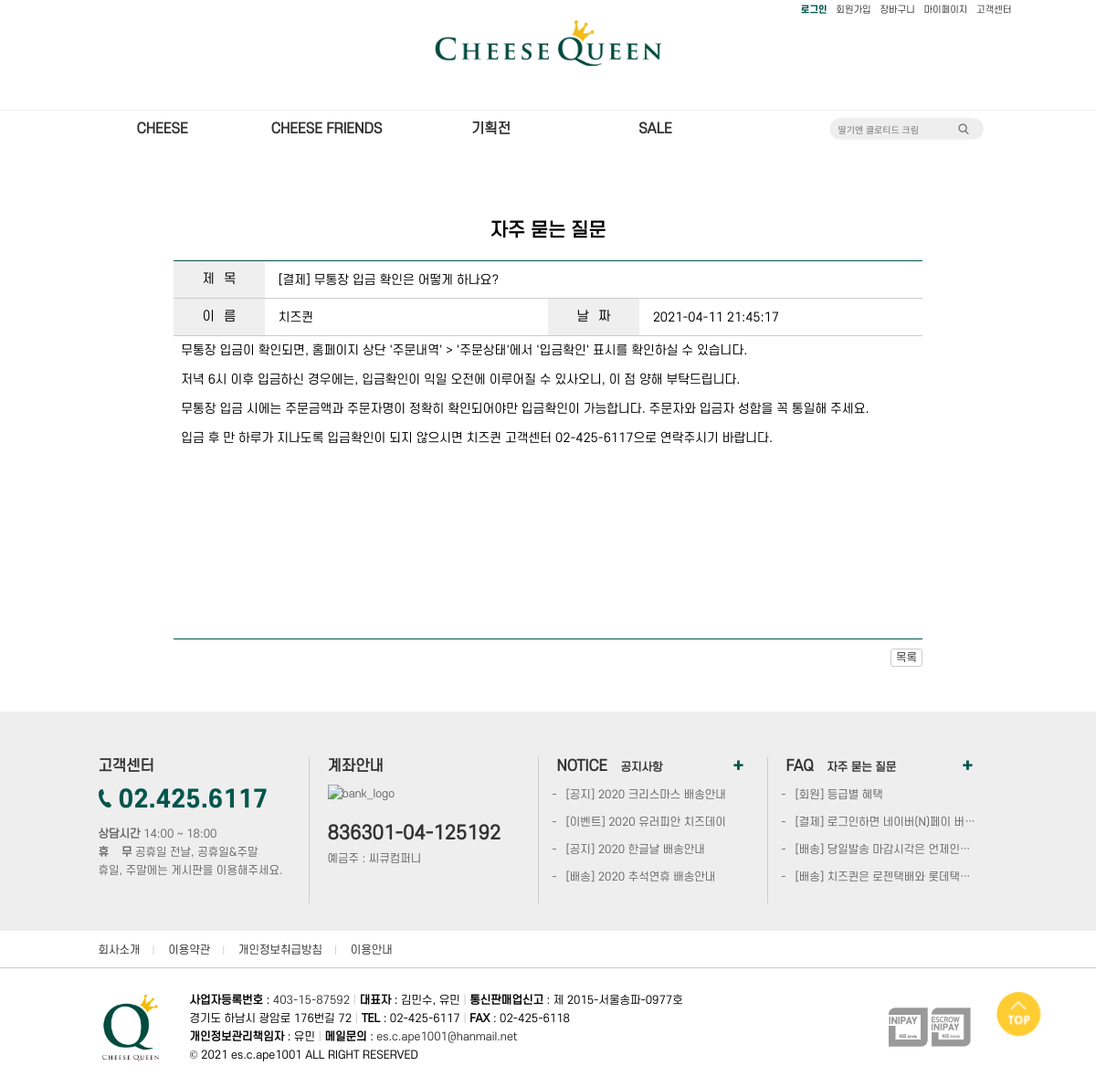
/sub/faq_read.php?no=2, run on the app's committed database.
### tables this page shows
CREATE TABLE `faq` (
  `no` int(11) NOT NULL,
  `name` varchar(30) NOT NULL,
  `title` varchar(50) NOT NULL,
  `content` text NOT NULL,
  `wdate` datetime NOT NULL,
  `view` int(11) NOT NULL DEFAULT 0
);

### sub/faq_read.php (the view, shortened to what this page needs)
<?php
	include "php/00_conn.php";
	$no = $_GET['no'];
	$sql = "SELECT * FROM faq WHERE no='$no'";
	$result = MYSQLI_QUERY($conn, $sql);
	$row = MYSQLI_FETCH_ARRAY($result);
?>
<!DOCTYPE html>
<html lang="ko">
 <head>
  <link rel="stylesheet" type="text/css" href="../css/reset.css"/>
  <link rel="stylesheet" type="text/css" href="../css/header_noTop.css"/>
  <link rel="stylesheet" type="text/css" href="../css/footer.css"/>
 </head>
 <body>
	<header id="header">
		<div id="topArea">
			<div id="infoArea">
				<ul id="infoMenu">
<?php if(empty($_SESSION['userid'])){?>
					<li class="green"><a href="login.html" title="로그인">로그인</a></li>
					<li><a href="join.html" title="회원가입">회원가입</a></li>
					<li><a href="login.html" title="장바구니">장바구니</a></li>
					<li><a href="login.html" title="마이페이지">마이페이지</a></li>
					<li><a href="login.html" title="고객센터">고객센터</a></li>
<?php }?>
				</ul>
				<div class="logo">
					<a href="../index.php" title="치즈퀸_메인페이지">
						<img src="../img/header/logo.png" alt="치즈퀸"/>
					</a>
				</div>
			</div>
		</div>
		<div id="gnb">
			<div id="barArea">
				<div id="bar">
					<ul class="nav">
						<li>
							<h2>
								<a href="#none" title="cheese">cheese</a>
							</h2>
						</li>
						<li>
							<h2>
								<a href="#none" title="cheese_friends">cheese friends</a>
							</h2>
						</li>
						<li>
							<h2>
								<a href="#none" title="기획전">기획전</a>
							</h2>
						</li>
						<li>
							<h2>
								<a href="#none" title="sale">sale</a>
							</h2>
						</li>
					</ul>
					<div class="search">
						<form action="#" method="GET">
							<fieldset>
								<p>
									<input type="text" id="search" name="search" title="search" placeholder="딸기엔 클로티드 크림"/>
								</p>
							</fieldset>
						</form>
						<p class="btn">
							<a href="#none" title="검색버튼">
								<img src="../img/header/icon_search.png" alt="검색버튼_이미지"/>
							</a>
						</p>
					</div>
				</div>
			</div>
		</div>
	</header>
	<div id="container">
		<section id="read_wrap">
			<h2>자주 묻는 질문</h2>
			<div id="read">
				<div class="board">
					<p class="w100">
						<label for="title">제목</label>
						<input id="title" type="text" name="title" value="<?=$row['title']?>" readonly/>
					</p>
					<p>
						<label for="name">이름</label>
						<input id="name" type="text" name="name" value="<?=$row['name']?>" readonly/>
					</p>
					<p>
						<label for="wdate">날짜</label>
						<input id="wdate" type="text" name="wdate" value="<?=$row['wdate']?>" readonly/>
					</p>
					<p class="w100">
<textarea id="content" name="content" readonly title="내용">
<?=$row['content']?>
</textarea>
					</p>
				</div>
				<div id="btnArea">
					<a href="faq.php" title="글쓰기">목록</a>
				</div>
			</div>
		</section>
		<div id="fixed_wrap">
			<div id="top">
				<a href="#" title="top_button">
					<img src="../img/basic/icon_top_yellow.png" alt="top_button"/>
				</a>
			</div>
		</div>
	</div>
	<div id="footer">
		<div id="footer_desc_wrap">
			<div id="footer_desc">
				<div class="cs">
					<h3>고객센터</h3>
					<p class="call">
						<img src='../img/footer/call.png' alt='call_icon'/> 02.425.6117
					</p>
					<p class="desc">
						<span>
							<b>상담시간</b> 14:00 ~ 18:00
						</span>
						<span>
							<b>휴&nbsp;&nbsp;&nbsp;&nbsp;무</b> 공휴일 전날, 공휴일&amp;주말
						</span>
						<span>
							휴일, 주말에는 게시판을 이용해주세요.
						</span>
					</p>
				</div>
				<div class="bank">
					<h3>계좌안내</h3>
					<p class="imgs">
						<img src="../img/footer/kbBank.png" alt="bank_logo"/>
					</p>
					<p class="desc">
						<strong>836301-04-125192</strong><em>예금주 : 씨큐컴퍼니</em>
					</p>
				</div>
				<div class="board">
					<h3>NOTICE <em>공지사항</em></h3>
					<p class="more">
						<a href="notice.php" title="공지사항_페이지">+</a>
					</p>
					<ul>
						<li>
							<a href="notice.php" title="공지사항_페이지0">
								[공지] 2020 크리스마스 배송안내
							</a>
						</li>
						<li>
							<a href="notice.php" title="공지사항_페이지1">
								[이벤트] 2020 유러피안 치즈데이
							</a>
						</li>
						<li>
							<a href="notice.php" title="공지사항_페이지2">
								[공지] 2020 한글날 배송안내
							</a>
						</li>
						<li>
							<a href="notice.php" title="공지사항_페이지3">
								[배송] 2020 추석연휴 배송안내
							</a>
						</li>
					</ul>
				</div>
				<div class="board">
					<h3>FAQ <em>자주 묻는 질문</em></h3>
					<p class="more">
						<a href="faq.php" title="FAQ_페이지">+</a>
					</p>
					<ul>
						<li>
							<a href="faq.php" title="FAQ_페이지0">
								[회원] 등급별 혜택
							</a>
						</li>
						<li>
							<a href="faq.php" title="FAQ_페이지1">
								[결제] 로그인하면 네이버(N)페이 버튼이 안보여요.
							</a>
						</li>
						<li>
							<a href="faq.php" title="FAQ_페이지2">
								[배송] 당일발송 마감시각은 언제인가요?
							</a>
						</li>
						<li>
							<a href="faq.php" title="FAQ_페이지3">
								[배송] 치즈퀸은 로젠택배와 롯데택배를 이용합니다.
							</a>
						</li>
					</ul>
				</div>
			</div>
		</div>
		<div id="footer_nav_wrap">
			<div id="footer_nav">
				<ul>
					<li><a href="company.html" title="회사소개">회사소개</a> |</li>
					<li><a href="agreement.html" title="이용약관">이용약관</a> |</li>
					<li><a href="privacy.html" title="개인정보취급방침">개인정보취급방침</a> |</li>
					<li><a href="guide.html" title="이용안내">이용안내</a></li>
				</ul>
			</div>
		</div>
		<div id="footer_info_wrap">
			<div id="footer_info">
				<h2>
					<img src="../img/basic/logo_thumb.png" alt="치즈퀸"/>
				</h2>
				<div class="desc">
					<ul>
						<li>
							<b>사업자등록번호</b> : <span class="textLink"><a href="https://www.ftc.go.kr/bizCommPop.do?wrkr_no=4031587592&apv_perm_no=" title="사업자정보확인" onclick="popup('https://www.ftc.go.kr/bizCommPop.do?wrkr_no=4031587592&apv_perm_no=','사업자등록번호확인'); return false;" >403-15-87592</a></span> <i>|</i>
						</li>
						<li>
							<b>대표자</b> : 김민수, 유민 <i>|</i>
						</li>
						<li>
							<b>통신판매업신고</b> : 제 2015-서울송파-0977호
						</li>
						<li>
							경기도 하남시 광암로 176번길 72 <i>|</i>
						</li>
						<li>
							<b>TEL</b> : 02-425-6117 <i>|</i>
						</li>
						<li>
							<b>FAX</b> : 02-425-6118
						</li>
						<li>
							<b>개인정보관리책임자</b> : 유민 <i>|</i>
						</li>
						<li>
							<b>메일문의</b> : <span><a href="mailto:2cheesequeen@gmail" title="메일문의" >es.c.ape1001@hanmail.net</a></span>
						</li>
						<li class="copy">
							&copy; 2021 es.c.ape1001 ALL RIGHT RESERVED
						</li>
					</ul>
				</div>
				<div class="pay">
					<p>
						<a href="https://mark.inicis.com/mark/popup_v1.php?mid=GBFchee301" title="이니페이_페이지" onclick="popup('https://mark.inicis.com/mark/popup_v1.php?mid=GBFchee301','이니페이_페이지'); return false;">
							<img src="../img/footer/inipay.png" alt="이니페이_이미지"/>
						</a>
						<a href="https://mark.inicis.com/mark/escrow_popup.php?mid=ESGBchee30" title="에스크로_페이지"  onclick="popup('https://mark.inicis.com/mark/escrow_popup.php?mid=ESGBchee30','에스크로_페이지','500','500'); return false;">
							<img src="../img/footer/escrow.png" alt="에스크로_이미지"/>
						</a>
					</p>
				</div>
			</div>
		</div>
	</div>
 </body>
</html>

### css/header_noTop.css (style rules this page uses)
#header { width:100%; background-color:#fff; }
#topArea { width:100%; height:120px; }
#infoArea { width:1025px; }
#infoMenu { width:100%; margin:0 auto; text-align:right; }
#infoMenu li { display:inline; }
#infoMenu li a { padding-right:5px; font-size:10px; }
#infoMenu .green a { color:#00564d; font-family:'score700'; }
#infoArea { width:1025px; margin:0 auto; }
#infoArea .logo { width:250px; height:100%; margin:0 auto; }
#infoArea .logo a { display:block; width:100%; height:100%; }
#infoArea .logo img { width:100%; }
#gnb { width:100%; }
#barArea { width:100%; height:40px; line-height:40px; border-top:1px solid #eee; }
#bar { width:1025px; height:100%; margin:0 auto; }
#bar .nav { width:720px; padding-right:100px; height:100%; float:left; }
#bar .nav li { width:180px; float:left; }
#bar .nav li h2 { width:100%; text-align:center; font-size:15px; text-transform:uppercase; }
#bar .nav li h2 a { display:block; width:100%; }
#bar .search { width:170px; margin-right:35px; height:24px; line-height:24px; padding:8px 0; background-image:url('../img/header/back_search.png'); background-position:50% 50%; background-repeat:no-repeat; float:left; }
#bar .search form { width:140px; height:100%; float:left; }
#bar .search fieldset { width:100%; height:100%; border:none; }
#bar .search p { width:100%; height:100%; }
#bar .search p input { width:100%; height:100%; text-indent:10px; font-size:10px; color:#777; border:none; background-color:rgba(0,0,0,0); }
#bar .search .btn { width:14px; height:18px; padding:2px 0; float:left; }
#bar .search .btn img { width:100%; }
#fixed_wrap div { position:fixed; }
#top { width:50px; bottom:50px; right:5%; }
#top img { width:100%; }

### css/footer.css (style rules this page uses)
#footer { width:100%; height:360px; background-color:#fff; }
#footer_desc_wrap { width:100%; height:240px; background-color:#eee; overflow:hidden; }
#footer_desc { width:1025px; height:160px; margin:50px auto; }
#footer_desc div { width:210px; padding:0 20px; height:100%; line-height:20px; border-left:1px solid #ccc; font-size:12px; color:#666; float:left; }
#footer_desc div h3 { font-size:16px; padding-bottom:10px; color:#333; }
#footer_desc .cs { border-left:none; }
#footer_desc .cs .call { line-height:34px; margin-bottom:10px; font-size:26px; font-family:'score700'; color:#00564d; }
#footer_desc .cs .call img { height:20px; }
#footer_desc .cs .desc span { display:block; }
#footer_desc .bank .imgs { width:80%; height:34px; padding-bottom:10px; }
#footer_desc .bank .imgs img { width:100%; }
#footer_desc .bank .desc strong { font-size:20px; color:#333; }
#footer_desc .bank .desc em { display:block; padding-top:5px; font-style:normal; }
#footer_desc .board { position:relative; }
#footer_desc .board h3 em { font-style:normal; font-size:12px; padding-left:10px; }
#footer_desc .board .more { font-size:20px; font-family:'score700'; position:absolute; right:20px; top:0; }
#footer_desc .board .more a { padding:0 5px; color:#00564d; }
#footer_desc .board ul { width:100%; }
#footer_desc .board li { width:100%; height:30px; list-style-type:"-"; }
#footer_desc .board li a { display:block; width:100%; height:100%; text-indent:10px; line-height:20px; overflow:hidden; white-space:nowrap; text-overflow:ellipsis; color:#666; }
#footer_nav_wrap { width:100%; height:40px; line-height:40px; background-color:#fff; border-bottom:1px solid #ccc; }
#footer_nav { width:1025px; height:100%; margin:0 auto; }
#footer_nav ul { width:1005px; height:100%; padding-left:10px; }
#footer_nav ul li { display:inline; font-size:10px; color:#ccc; }
#footer_nav ul li a { font-size:12px; padding:0 10px; }
#footer_info_wrap { width:100%; height:130px; background-color:#fff; }
#footer_info { width:1025px; height:100%; margin:0 auto; display:block; }
#footer_info h2 { width:105px; height:80px; padding:25px 0 25px 15px; float:left; }
#footer_info h2 img { height:100%; }
#footer_info div { height:100%; float:left; }
#footer_info .desc { width:765px; height:80px; padding:25px 0; font-size:12px; line-height:20px; }
#footer_info .desc ul { width:73%; }
#footer_info .desc li { display:inline-block; }
#footer_info .desc i { font-style:normal; color:#ccc; }
#footer_info .pay { width:140px; height:100%; }
#footer_info .pay p { width:100%; height:44px; padding:43px 0; }
#footer_info .pay p a { display:inline-block; }

### data on the page
faq: title "[결제] 무통장 입금 확인은 어떻게 하나요?", name "치즈퀸", wdate "2021-04-11 21:45:17", content "무통장 입금이 확인되면, 홈페이지 상단 '주문내역' > '주문상태'에서 '입금확인' 표시를 확인하실 수 있습니다. 저녁 6시 이후 입금하신 경우에는, 입금확인이 익일 오전에 이루어질 수 있사오니, 이 점 양해 부탁드립니다. 무통장 입금 시에는 주문금액과 주문자명이 정확히 확인되어야만 입금확인이 가능합니다. 주문자와 입금자 성함을 꼭 통일해 주세요. 입금 후 만 하루가 지나도록 입금확인이 되지 않으시면 치즈퀸 고객센터 02-425-6117으로 연락주시기 바랍니다."
